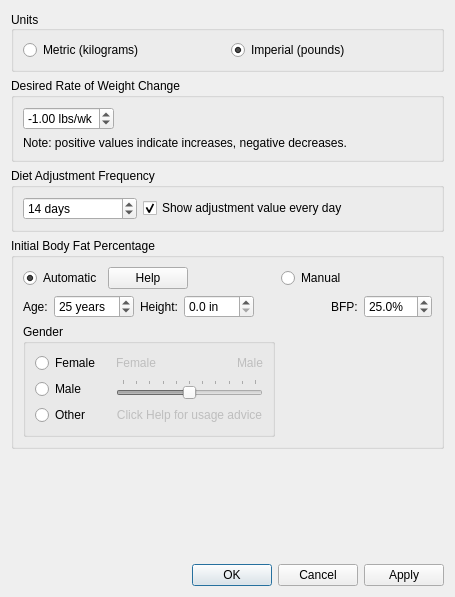
<?xml version="1.0" encoding="UTF-8"?>
<ui version="4.0">
 <class>Form</class>
 <widget class="QWidget" name="Form">
  <property name="windowModality">
   <enum>Qt::ApplicationModal</enum>
  </property>
  <property name="geometry">
   <rect>
    <x>0</x>
    <y>0</y>
    <width>455</width>
    <height>597</height>
   </rect>
  </property>
  <property name="windowTitle">
   <string>Profile - Weight Manager</string>
  </property>
  <property name="windowIcon">
   <iconset>
    <normaloff>../images/wl_16.svg</normaloff>../images/wl_16.svg</iconset>
  </property>
  <layout class="QVBoxLayout" name="verticalLayout">
   <item>
    <widget class="QGroupBox" name="groupBox">
     <property name="title">
      <string>Units</string>
     </property>
     <property name="alignment">
      <set>Qt::AlignLeading|Qt::AlignLeft|Qt::AlignVCenter</set>
     </property>
     <layout class="QHBoxLayout" name="horizontalLayout_11">
      <item>
       <widget class="QRadioButton" name="kg_radio">
        <property name="text">
         <string>Metric (kilograms)</string>
        </property>
       </widget>
      </item>
      <item>
       <widget class="QRadioButton" name="lbs_radio">
        <property name="text">
         <string>Imperial (pounds)</string>
        </property>
        <property name="checked">
         <bool>true</bool>
        </property>
       </widget>
      </item>
     </layout>
    </widget>
   </item>
   <item>
    <widget class="QGroupBox" name="groupBox_3">
     <property name="title">
      <string>Desired Rate of Weight Change</string>
     </property>
     <layout class="QVBoxLayout" name="verticalLayout_3">
      <item>
       <layout class="QHBoxLayout" name="horizontalLayout">
        <property name="bottomMargin">
         <number>0</number>
        </property>
        <item>
         <widget class="QDoubleSpinBox" name="wcrate_spin_box">
          <property name="suffix">
           <string> lbs/wk</string>
          </property>
          <property name="decimals">
           <number>2</number>
          </property>
          <property name="minimum">
           <double>-3.000000000000000</double>
          </property>
          <property name="maximum">
           <double>3.000000000000000</double>
          </property>
          <property name="singleStep">
           <double>0.100000000000000</double>
          </property>
          <property name="value">
           <double>-1.000000000000000</double>
          </property>
         </widget>
        </item>
        <item>
         <spacer name="horizontalSpacer_3">
          <property name="orientation">
           <enum>Qt::Horizontal</enum>
          </property>
          <property name="sizeHint" stdset="0">
           <size>
            <width>40</width>
            <height>20</height>
           </size>
          </property>
         </spacer>
        </item>
       </layout>
      </item>
      <item>
       <widget class="QLabel" name="label">
        <property name="text">
         <string>Note: positive values indicate increases, negative decreases.</string>
        </property>
       </widget>
      </item>
     </layout>
    </widget>
   </item>
   <item>
    <widget class="QGroupBox" name="groupBox_2">
     <property name="title">
      <string>Diet Adjustment Frequency</string>
     </property>
     <layout class="QGridLayout" name="gridLayout">
      <item row="1" column="0">
       <widget class="QSpinBox" name="cycle_spinbox">
        <property name="sizePolicy">
         <sizepolicy hsizetype="Fixed" vsizetype="Fixed">
          <horstretch>0</horstretch>
          <verstretch>0</verstretch>
         </sizepolicy>
        </property>
        <property name="minimumSize">
         <size>
          <width>114</width>
          <height>0</height>
         </size>
        </property>
        <property name="frame">
         <bool>true</bool>
        </property>
        <property name="suffix">
         <string> days</string>
        </property>
        <property name="minimum">
         <number>7</number>
        </property>
        <property name="maximum">
         <number>30</number>
        </property>
        <property name="value">
         <number>14</number>
        </property>
       </widget>
      </item>
      <item row="1" column="1">
       <widget class="QCheckBox" name="show_adjust_cbox">
        <property name="text">
         <string>Show adjustment value every day</string>
        </property>
        <property name="checked">
         <bool>true</bool>
        </property>
       </widget>
      </item>
     </layout>
    </widget>
   </item>
   <item>
    <widget class="QGroupBox" name="groupBox_4">
     <property name="sizePolicy">
      <sizepolicy hsizetype="Preferred" vsizetype="Preferred">
       <horstretch>0</horstretch>
       <verstretch>0</verstretch>
      </sizepolicy>
     </property>
     <property name="title">
      <string>Initial Body Fat Percentage</string>
     </property>
     <layout class="QGridLayout" name="gridLayout_2">
      <item row="2" column="0">
       <widget class="QGroupBox" name="gender_selection_gbox">
        <property name="title">
         <string>Gender</string>
        </property>
        <layout class="QHBoxLayout" name="horizontalLayout_7">
         <item>
          <layout class="QVBoxLayout" name="verticalLayout_2">
           <property name="rightMargin">
            <number>10</number>
           </property>
           <item>
            <widget class="QRadioButton" name="bfp_female_radio">
             <property name="text">
              <string>Female</string>
             </property>
            </widget>
           </item>
           <item>
            <widget class="QRadioButton" name="bfp_male_radio">
             <property name="text">
              <string>Male</string>
             </property>
            </widget>
           </item>
           <item>
            <widget class="QRadioButton" name="bfp_othergender_radio">
             <property name="text">
              <string>Other</string>
             </property>
            </widget>
           </item>
          </layout>
         </item>
         <item>
          <layout class="QVBoxLayout" name="verticalLayout_5">
           <item>
            <layout class="QHBoxLayout" name="horizontalLayout_2">
             <item>
              <widget class="QLabel" name="sex_label_1">
               <property name="enabled">
                <bool>false</bool>
               </property>
               <property name="text">
                <string>Female</string>
               </property>
              </widget>
             </item>
             <item>
              <spacer name="horizontalSpacer_2">
               <property name="orientation">
                <enum>Qt::Horizontal</enum>
               </property>
               <property name="sizeHint" stdset="0">
                <size>
                 <width>40</width>
                 <height>20</height>
                </size>
               </property>
              </spacer>
             </item>
             <item>
              <widget class="QLabel" name="sex_label_2">
               <property name="enabled">
                <bool>false</bool>
               </property>
               <property name="text">
                <string>Male</string>
               </property>
              </widget>
             </item>
            </layout>
           </item>
           <item>
            <widget class="QSlider" name="sex_slider">
             <property name="enabled">
              <bool>false</bool>
             </property>
             <property name="styleSheet">
              <string notr="true"/>
             </property>
             <property name="maximum">
              <number>100</number>
             </property>
             <property name="value">
              <number>50</number>
             </property>
             <property name="orientation">
              <enum>Qt::Horizontal</enum>
             </property>
             <property name="invertedAppearance">
              <bool>false</bool>
             </property>
             <property name="invertedControls">
              <bool>false</bool>
             </property>
             <property name="tickPosition">
              <enum>QSlider::TicksAbove</enum>
             </property>
            </widget>
           </item>
           <item>
            <widget class="QLabel" name="usage_advice_label">
             <property name="enabled">
              <bool>false</bool>
             </property>
             <property name="text">
              <string>Click Help for usage advice</string>
             </property>
             <property name="alignment">
              <set>Qt::AlignCenter</set>
             </property>
            </widget>
           </item>
          </layout>
         </item>
        </layout>
       </widget>
      </item>
      <item row="1" column="1">
       <layout class="QHBoxLayout" name="horizontalLayout_5">
        <item>
         <spacer name="horizontalSpacer_5">
          <property name="orientation">
           <enum>Qt::Horizontal</enum>
          </property>
          <property name="sizeType">
           <enum>QSizePolicy::MinimumExpanding</enum>
          </property>
          <property name="sizeHint" stdset="0">
           <size>
            <width>50</width>
            <height>20</height>
           </size>
          </property>
         </spacer>
        </item>
        <item>
         <widget class="QLabel" name="manual_bfp_label">
          <property name="toolTip">
           <string>Body Fat Percentage</string>
          </property>
          <property name="text">
           <string>BFP:</string>
          </property>
         </widget>
        </item>
        <item>
         <widget class="QDoubleSpinBox" name="manual_bfp_spinbox">
          <property name="suffix">
           <string>%</string>
          </property>
          <property name="decimals">
           <number>1</number>
          </property>
          <property name="maximum">
           <double>100.000000000000000</double>
          </property>
          <property name="singleStep">
           <double>0.100000000000000</double>
          </property>
          <property name="value">
           <double>25.000000000000000</double>
          </property>
         </widget>
        </item>
       </layout>
      </item>
      <item row="0" column="0">
       <layout class="QHBoxLayout" name="horizontalLayout_6">
        <property name="spacing">
         <number>6</number>
        </property>
        <item>
         <widget class="QRadioButton" name="bfp_automatic_radio">
          <property name="sizePolicy">
           <sizepolicy hsizetype="Fixed" vsizetype="Fixed">
            <horstretch>0</horstretch>
            <verstretch>0</verstretch>
           </sizepolicy>
          </property>
          <property name="text">
           <string>Automatic</string>
          </property>
          <property name="checked">
           <bool>true</bool>
          </property>
          <property name="autoExclusive">
           <bool>false</bool>
          </property>
         </widget>
        </item>
        <item>
         <widget class="QPushButton" name="bfp_info_button">
          <property name="sizePolicy">
           <sizepolicy hsizetype="Fixed" vsizetype="Fixed">
            <horstretch>0</horstretch>
            <verstretch>0</verstretch>
           </sizepolicy>
          </property>
          <property name="text">
           <string>Help</string>
          </property>
          <property name="icon">
           <iconset theme="help-about">
            <normaloff>.</normaloff>.</iconset>
          </property>
         </widget>
        </item>
        <item>
         <spacer name="horizontalSpacer_7">
          <property name="orientation">
           <enum>Qt::Horizontal</enum>
          </property>
          <property name="sizeHint" stdset="0">
           <size>
            <width>40</width>
            <height>20</height>
           </size>
          </property>
         </spacer>
        </item>
       </layout>
      </item>
      <item row="1" column="0">
       <layout class="QHBoxLayout" name="horizontalLayout_3">
        <item>
         <widget class="QLabel" name="age_label">
          <property name="sizePolicy">
           <sizepolicy hsizetype="Fixed" vsizetype="Preferred">
            <horstretch>0</horstretch>
            <verstretch>0</verstretch>
           </sizepolicy>
          </property>
          <property name="text">
           <string>Age:</string>
          </property>
         </widget>
        </item>
        <item>
         <widget class="QSpinBox" name="age_spinbox">
          <property name="enabled">
           <bool>true</bool>
          </property>
          <property name="sizePolicy">
           <sizepolicy hsizetype="Fixed" vsizetype="Fixed">
            <horstretch>0</horstretch>
            <verstretch>0</verstretch>
           </sizepolicy>
          </property>
          <property name="suffix">
           <string> years</string>
          </property>
          <property name="minimum">
           <number>18</number>
          </property>
          <property name="maximum">
           <number>120</number>
          </property>
          <property name="value">
           <number>25</number>
          </property>
         </widget>
        </item>
        <item>
         <widget class="QLabel" name="height_label">
          <property name="text">
           <string>Height:</string>
          </property>
         </widget>
        </item>
        <item>
         <widget class="QDoubleSpinBox" name="height_spinbox">
          <property name="suffix">
           <string> in</string>
          </property>
          <property name="decimals">
           <number>1</number>
          </property>
          <property name="minimum">
           <double>0.000000000000000</double>
          </property>
          <property name="maximum">
           <double>300.000000000000000</double>
          </property>
          <property name="singleStep">
           <double>0.100000000000000</double>
          </property>
         </widget>
        </item>
        <item>
         <spacer name="horizontalSpacer">
          <property name="orientation">
           <enum>Qt::Horizontal</enum>
          </property>
          <property name="sizeHint" stdset="0">
           <size>
            <width>40</width>
            <height>20</height>
           </size>
          </property>
         </spacer>
        </item>
       </layout>
      </item>
      <item row="0" column="1">
       <widget class="QRadioButton" name="bfp_manual_radio">
        <property name="text">
         <string>Manual</string>
        </property>
        <property name="autoExclusive">
         <bool>false</bool>
        </property>
       </widget>
      </item>
     </layout>
    </widget>
   </item>
   <item>
    <spacer name="verticalSpacer">
     <property name="orientation">
      <enum>Qt::Vertical</enum>
     </property>
     <property name="sizeHint" stdset="0">
      <size>
       <width>20</width>
       <height>40</height>
      </size>
     </property>
    </spacer>
   </item>
   <item>
    <widget class="QDialogButtonBox" name="config_buttons">
     <property name="standardButtons">
      <set>QDialogButtonBox::Apply|QDialogButtonBox::Cancel|QDialogButtonBox::Ok</set>
     </property>
    </widget>
   </item>
  </layout>
 </widget>
 <resources/>
 <connections/>
</ui>
